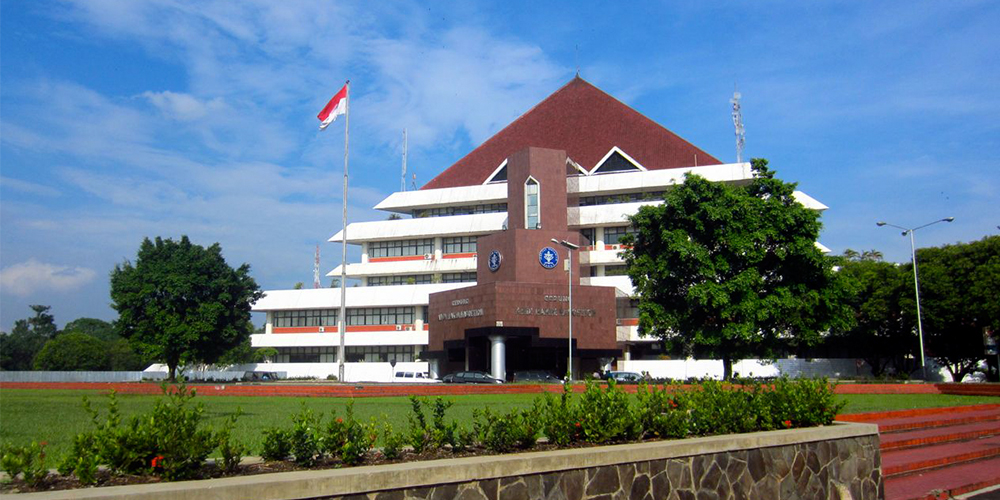
#> input picture rektoratipb.jpg, 1000 x 500 px
$ python prak1.py
#> lines starting #> are read from the running program, lines starting #| are printed output that depends on the picture
import numpy as np
import cv2

img = cv2.imread('rektoratipb.jpg', 0)
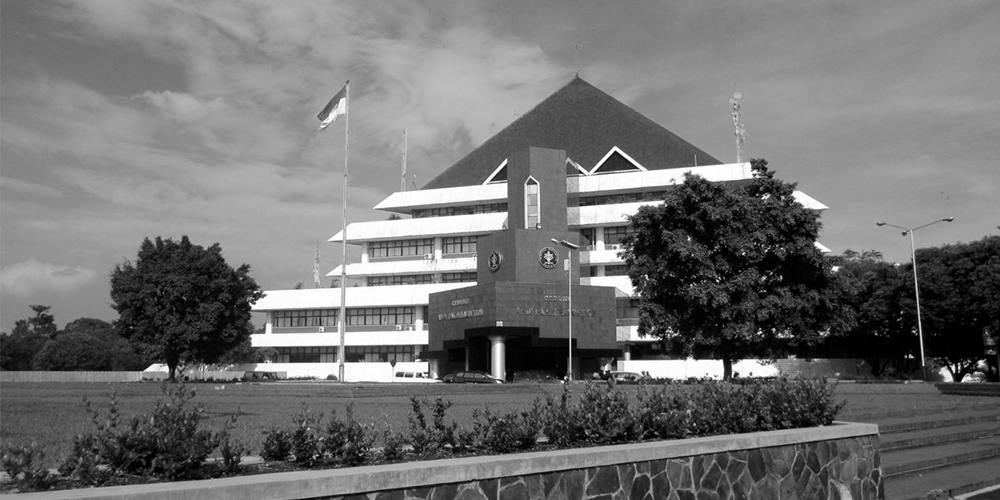
#> img: shape (500, 1000); min 0, max 255, mean 113.3
img2 = cv2.imread('rektoratipb.jpg', 1)
#> img2 is the input picture: shape (500, 1000, 3); mean B, G, R 130.6, 117.7, 98.2
img3 = cv2.imread('rektoratipb.jpg', 2)
# cv2.imshow('Institut Pertanian', img2)
#cv2.waitKey(0)

print('img')
print(img[0,0])
#| 115

print('img2')
print(img2[0,0])
#| [204 126  60]
